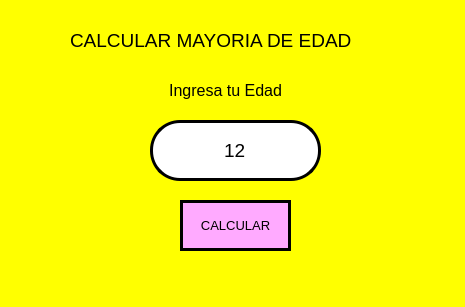
<?xml version="1.0" encoding="UTF-8"?>
<ui version="4.0">
 <class>MainWindow</class>
 <widget class="QMainWindow" name="MainWindow">
  <property name="geometry">
   <rect>
    <x>0</x>
    <y>0</y>
    <width>465</width>
    <height>307</height>
   </rect>
  </property>
  <property name="windowTitle">
   <string>MainWindow</string>
  </property>
  <property name="styleSheet">
   <string notr="true">background-color: rgb(255, 255, 0);</string>
  </property>
  <widget class="QWidget" name="centralwidget">
   <widget class="QLabel" name="label">
    <property name="geometry">
     <rect>
      <x>70</x>
      <y>10</y>
      <width>321</width>
      <height>61</height>
     </rect>
    </property>
    <property name="font">
     <font>
      <pointsize>14</pointsize>
     </font>
    </property>
    <property name="text">
     <string>CALCULAR MAYORIA DE EDAD </string>
    </property>
   </widget>
   <widget class="QLineEdit" name="txt_edad">
    <property name="geometry">
     <rect>
      <x>150</x>
      <y>120</y>
      <width>171</width>
      <height>61</height>
     </rect>
    </property>
    <property name="font">
     <font>
      <pointsize>14</pointsize>
     </font>
    </property>
    <property name="styleSheet">
     <string notr="true">background-color: rgb(255, 255, 255);
border-radius: 30px;
border: 3px solid black</string>
    </property>
    <property name="text">
     <string>12</string>
    </property>
    <property name="alignment">
     <set>Qt::AlignCenter</set>
    </property>
   </widget>
   <widget class="QLabel" name="label_2">
    <property name="geometry">
     <rect>
      <x>150</x>
      <y>70</y>
      <width>151</width>
      <height>41</height>
     </rect>
    </property>
    <property name="font">
     <font>
      <pointsize>12</pointsize>
     </font>
    </property>
    <property name="text">
     <string>Ingresa tu Edad</string>
    </property>
    <property name="alignment">
     <set>Qt::AlignCenter</set>
    </property>
   </widget>
   <widget class="QPushButton" name="btn_calcular">
    <property name="geometry">
     <rect>
      <x>180</x>
      <y>200</y>
      <width>111</width>
      <height>51</height>
     </rect>
    </property>
    <property name="font">
     <font>
      <pointsize>10</pointsize>
     </font>
    </property>
    <property name="styleSheet">
     <string notr="true">background-color: rgb(255, 170, 255);
border-radius: 30px;
border: 3px solid black</string>
    </property>
    <property name="text">
     <string>CALCULAR</string>
    </property>
   </widget>
  </widget>
  <widget class="QMenuBar" name="menubar">
   <property name="geometry">
    <rect>
     <x>0</x>
     <y>0</y>
     <width>465</width>
     <height>26</height>
    </rect>
   </property>
  </widget>
  <widget class="QStatusBar" name="statusbar"/>
 </widget>
 <resources/>
 <connections/>
</ui>
